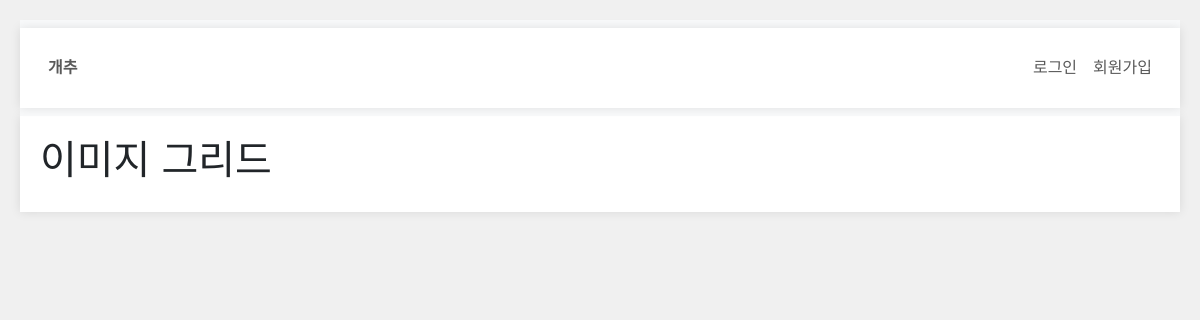
/poll/img_list/cat3, run on an earlier commit of the app's database.
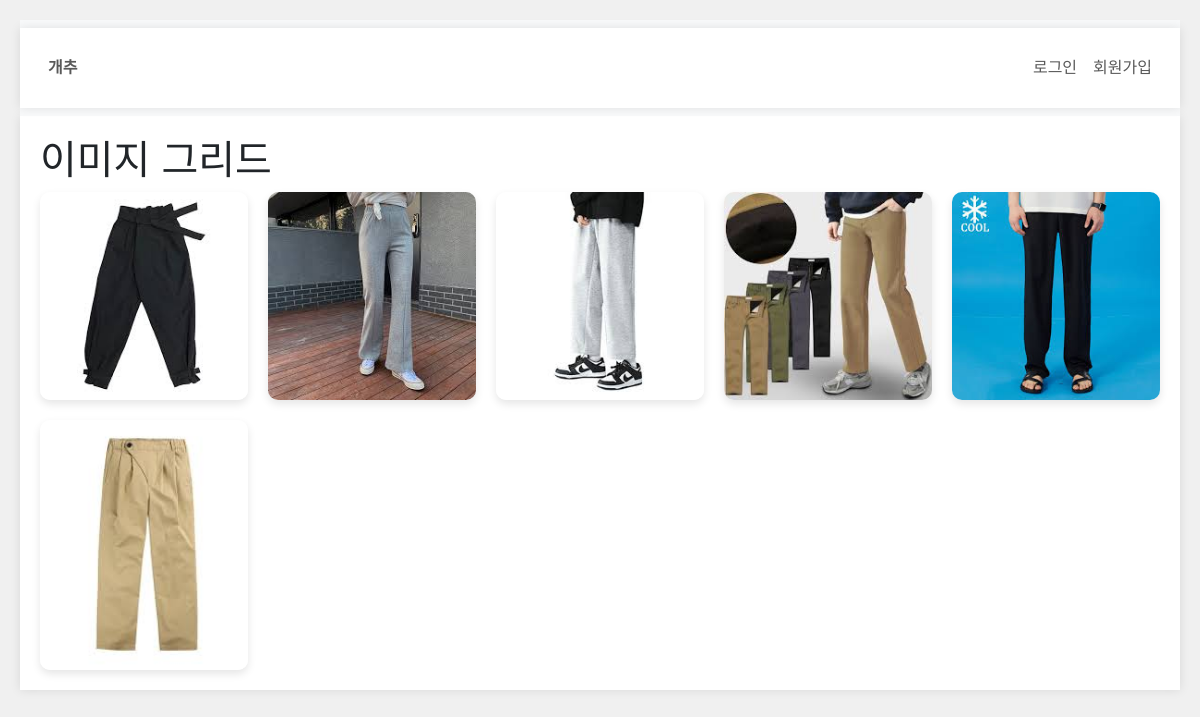
And on a later commit of the database.
### poll/models.py (models this page shows, shortened)
class Image_path(models.Model):
    category = models.ForeignKey(Category, on_delete=models.CASCADE)
    img_name = models.CharField(max_length=100)
    img_path = models.CharField(max_length=100)

### poll/views.py (the view)
# urls.py: path("img_list/cat<int:category_id>", views.img_list, name="img_list"),
def img_list(request, category_id):
    try:
        c = Category(pk=category_id)
        image_list = Image_path.objects.filter(category = c)
        return render(request, "poll/img_list.html", {"category_id": category_id, "image_list": image_list})
    except:
        print("없는 질문을 요청했습니다")

### poll/templates/poll/img_list.html (shortened to what this page needs)
<!DOCTYPE html>
<html lang="ko">
<head>
    <link href="https://cdn.jsdelivr.net/npm/bootstrap@5.3.3/dist/css/bootstrap.min.css" rel="stylesheet">
</head>
<body>
    <nav class="navbar navbar-expand-sm bg-light">
        <div class="container">
            <ul class="navbar-nav me-auto">
                {% if user.is_authenticated %}
                    <li class="nav-item">
                        <a href="{%url 'poll:cat_list'%}" class="nav-link"><b>개추</b></a>
                    </li>
                {% else %}
                    <li class="nav-item">
                        <a href="/" class="nav-link"><b>개추</b></a>
                    </li>
                {% endif %}
            </ul>
            <ul class="navbar-nav ms-auto">
                {% if user.is_authenticated %}
                    <li class="nav-item">
                        <a href="{%url 'account:logout'%}" class="nav-link">로그아웃</a>
                    </li>
                {% else %}
                    <li class="nav-item">
                        <a href="{%url 'account:login'%}" class="nav-link">로그인</a>
                    </li>
                    <li class="nav-item">
                        <a href="{%url 'account:join'%}" class="nav-link">회원가입</a>
                    </li>
                {% endif %}
            </ul>
        </div>
    </nav>
    <div class="container">
        <h1>이미지 그리드</h1>
        <div class="image-grid">
            {% for image in image_list %}
            <div class="image-item">
                <a href="{% url 'poll:ans_vote' image.category.pk image.img_name %}">
                    <img src="{{image.img_path}}" alt="{{image.img_name}}">
                </a>
            </div>
            {% endfor%}
        </div>
    </div>
</body>
</html>

### poll/templates/poll/img_list.html (style rules this page uses)
body { font-family: Arial, sans-serif; background-color: #f0f0f0; margin: 0; padding: 20px; }
.container { max-width: 1200px; margin: 0 auto; background-color: #fff; padding: 20px; box-shadow: 0 0 10px rgba(0, 0, 0, 0.1); }
.image-grid { display: grid; grid-template-columns: repeat(auto-fill, minmax(200px, 1fr)); gap: 20px; }
.image-item { position: relative; overflow: hidden; border-radius: 10px; box-shadow: 0 4px 8px rgba(0, 0, 0, 0.1); }
.image-item img { width: 100%; height: auto; display: block; transition: transform 0.3s ease; }

What changed in the data, as far as the page shows it:
added Image_path: img_path (picture)
added Image_path: img_path (picture)
added Image_path: img_path (picture)
added Image_path: img_path (picture)
added Image_path: img_path (picture)
added Image_path: img_path (picture)
